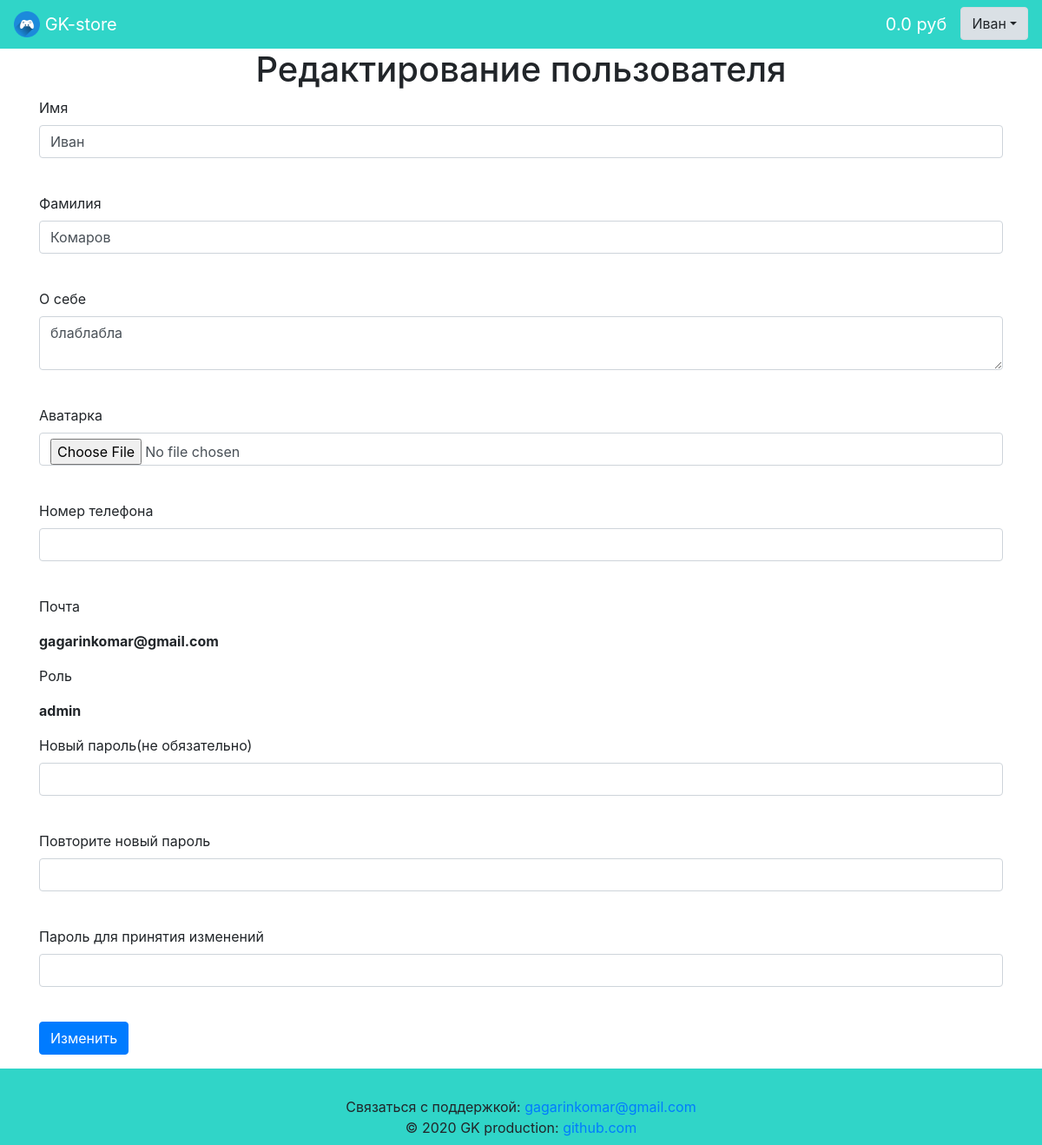
The page /user (signed in) on the database as committed earlier.
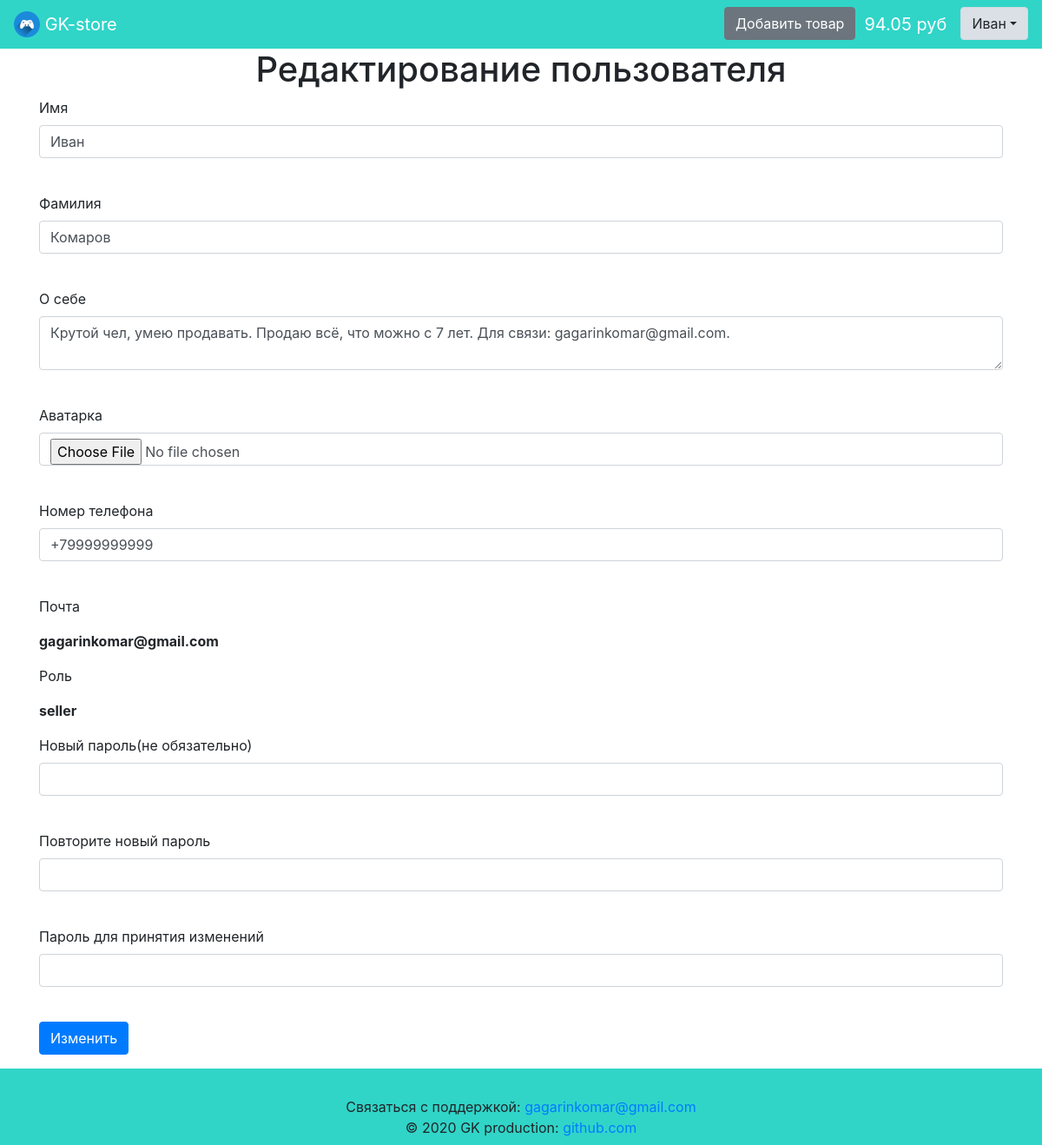
The same page on the database as committed later.
### data/users.py (models this page shows, shortened)
class User(SqlAlchemyBase, UserMixin, SerializerMixin):
    __tablename__ = 'users'
    id = sqlalchemy.Column(sqlalchemy.Integer,
                           primary_key=True, autoincrement=True)
    name = sqlalchemy.Column(sqlalchemy.String)
    surname = sqlalchemy.Column(sqlalchemy.String, default='')
    about = sqlalchemy.Column(sqlalchemy.String,
                              default='Информация отсутствует.')
    phone_number = sqlalchemy.Column(sqlalchemy.String, default='Не указан.')
    email = sqlalchemy.Column(sqlalchemy.String, index=True, unique=True)
    balance = sqlalchemy.Column(sqlalchemy.Float, default=0)
    permission = sqlalchemy.Column(sqlalchemy.String)
    sum_rating = sqlalchemy.Column(sqlalchemy.Integer, default=0)
    count_rating = sqlalchemy.Column(sqlalchemy.Integer, default=0)
    hashed_password = sqlalchemy.Column(sqlalchemy.String)
    created_date = sqlalchemy.Column(sqlalchemy.DateTime,
                                     default=datetime.datetime.now)
    last_changed_date = sqlalchemy.Column(sqlalchemy.DateTime,
                                     default=datetime.datetime.now)
    avatar_source = sqlalchemy.Column(sqlalchemy.String,
                                      default='default_avatar.png')
    products = orm.relation('Product', back_populates='user')
    if permission == 'seller':
        transactions = orm.relation('Transaction', back_populates='seller')
    elif permission == 'buyer':
        transactions = orm.relation('Transaction', back_populates='buyer')

### app.py (the view, shortened to what this page needs)
@app.route('/user', methods=['GET', 'POST'])
@login_required
def user():
    email, permission = None, None
    form = EditUserForm()
    if request.method == 'GET':
        session = db_session.create_session()
        user = session.query(User).filter(User.id == current_user.id).first()
        if user:
            form.name.data = user.name
            form.surname.data = user.surname
            form.about.data = user.about
            form.avatar_source.data = user.avatar_source
            form.phone_number.data = user.phone_number
            email = user.email
            permission = user.permission
        else:
            abort(404)
    return render_template('register.html',
                           title='Редактирование пользователя',
                           email=email, form=form, permission=permission)

### data/forms.py
class EditUserForm(FlaskForm):
    name = StringField('Имя', validators=[DataRequired(), Length(
        min=3, max=10)])
    surname = StringField('Фамилия', validators=[Length(max=20)])
    about = TextAreaField('О себе', validators=[Length(max=100)])
    avatar_source = FileField('Аватарка')
    phone_number = StringField('Номер телефона', validators=[Length(max=20)])
    password_new = PasswordField('Новый пароль(не обязательно)', validators=[
        Length(max=35)])
    password_again = PasswordField('Повторите новый пароль')
    password = PasswordField('Пароль для принятия изменений', validators=[
        DataRequired()])
    submit = SubmitField('Изменить')

### app.py (called while the page is built)
@login_manager.user_loader
def load_user(user_id):
    session = db_session.create_session()
    return session.query(User).get(user_id)

### data/db_session.py (called while the page is built)
def create_session() -> Session:
    global __factory
    return __factory()

### templates/register.html (shortened to what this page needs)
{% extends "base.html" %}
{% block content %}
    <h1 align="center">{{ title }}</h1>
    <form action="" method="post" enctype="multipart/form-data">
        <p>
            {{ form.name.label }}<br>
            {{ form.name(class="form-control") }}<br>
        </p>
        <p>
            {{ form.surname.label }}<br>
            {{ form.surname(class="form-control") }}<br>
        </p>
        <p>
            {{ form.about.label }}<br>
            {{ form.about(class="form-control") }}<br>
        </p>
        <p>
            {{ form.avatar_source.label }}<br>
            {{ form.avatar_source(class="form-control") }}<br>
        </p>
        <p>
            {{ form.phone_number.label }}<br>
            {{ form.phone_number(class="form-control", type="tel") }}<br>
        </p>
        {% if email %}
            <p>Почта</p>
            <p><b>{{ email }}</b></p>
        {% endif %}
        {% if permission %}
            <p>Роль</p>
            <p><b>{{ permission }}</b></p>
        {% endif %}
        <p>
        {{ form.password_new.label }}<br>
        {{ form.password_new(class="form-control", type="password") }}<br>
        </p>
        <p>
            {{ form.password_again.label }}<br>
            {{ form.password_again(class="form-control", type="password") }}<br>
        </p>
        {% if form.password %}
            <p>
            {{ form.password.label }}<br>
            {{ form.password(class="form-control", type="password") }}<br>
        </p>
        {% endif %}
        <p>{{ form.submit(type="submit", class="btn btn-primary") }}</p>
    </form>
{% endblock %}

### templates/base.html (shortened to what this page needs)
<!doctype html>
<html lang="ru">
<head>
    {% block head %}
    <link rel="stylesheet"
          href="https://stackpath.bootstrapcdn.com/bootstrap/4.4.1/css/bootstrap.min.css"
>
    <link rel="stylesheet" type="text/css" href="{{ url_for('static', filename='css/style.css') }}" />
    {% endblock %}
</head>
<body>
<div class="wrapper">
    <div class="content">
        <header>
            <nav class="navbar navbar-dark navbar-expand" style="background-color: #30D5C8;">
                <a class="navbar-brand" href="/">
                    <img src="/static/img/logo.png" width="30" height="30" class="d-inline-block align-top" alt="">
                    GK-store
                </a>
                {% if current_user.is_authenticated %}
                    <p>
                        <ul class="navbar-nav ml-auto">
                        {% if current_user.permission == 'seller' %}
                            <li class="nav-item"><a href="/product" class="btn btn-secondary">Добавить товар</a></li>
                        {% endif %}
                        <li class="nav-item"><a class="navbar-brand padding-left" href="/balance">{{ current_user.balance|round(2) }} руб</a></li>
                        <li class="nav-item">
                            <div class="dropdown show">
                                <a class="btn btn-light dropdown-toggle"  data-toggle="dropdown">{{ current_user.name }}</a>
                            </div>
                        </li>
                        </ul>
                    </p>
                {% endif %}
            </nav>
        </header>
        <main role="main" class="container wrapper">
            {% block content %}{% endblock %}
        </main>
    </div>
    <div class="footer">
        <footer class="page-footer font-small pt-4" style="background-color: #30D5C8;">
            <div class="footer-copyright text-center py-2">
                Связаться с поддержкой:
                <a href="mailto:gagarinkomar@gmail.com?subject=Нужна помощь по GK-store">gagarinkomar@gmail.com</a><br>
                © 2020 GK production:
                <a href="https://github.com/gagarinkomar/">github.com</a>
            </div>
        </footer>
    </div>
</div>
</body>
</html>

### static/css/style.css (style rules this page uses)
img { border-radius: 10px 10px 10px 10px; }
.padding-left { padding-left: 10px; }
html, body { height: 100%; }
.wrapper { display: flex; flex-direction: column; min-height: 100%; }
.content { flex: 1 0 auto; }
.footer { flex: 0 0 auto; }

Rows that differ between the two databases and show on the page:
changed User "Иван": balance "0.0" → "94.05"; about "блаблабла" → "Крутой чел, умею продавать. Продаю всё, что можно с 7 лет. Для связи: gagarinkomar@gmail.com."; phone_number (not shown) → "+79999999999"; permission "admin" → "seller"
Other text that changed with them:
text now shown: "Добавить товар"
